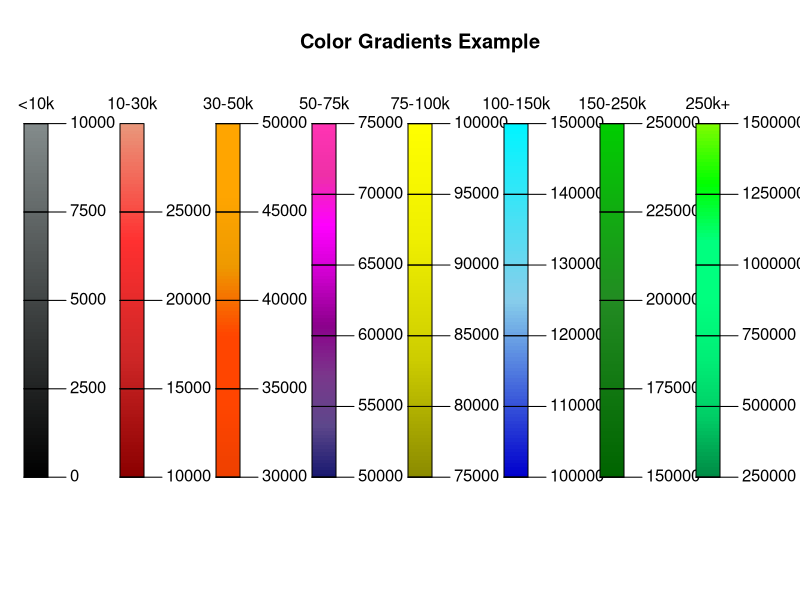
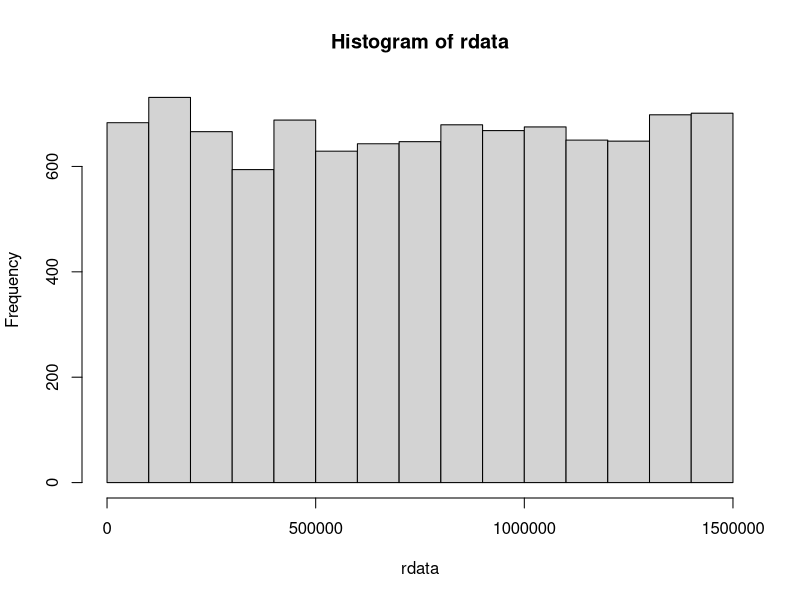

Recreate these plots in R, in order. (Note: this script raises an error after producing the figures.)

##### CREATE COLOR GRADIENTS
#Visualize the Color Gradient Legend using SHAPE package 



install.packages("shape")
library(shape)
#shape package documentation: https://www.rdocumentation.org/packages/shape/versions/1.4.2


emptyplot(main = "Color Gradients Example")
#emptyplot	open a plot without axes, labels,...


colorlegend(posx = c(0.03,0.06), 
            col = intpalette(c("black","azure4"), 100), 
            zlim = c(0, 10000), zval = c(0,2500,5000,7500,10000),main="<10k",digit=0)

#colorlegend	adds a color legend to a plot
#format: intpalette(inputcol, numcol = length(x.to), x.from = NULL, x.to = NULL)
#posx: relative position of left and right edge of color bar on first axis, [0,1]
#zlim: two-valued vector, the minimum and maximum z values
#zval: a vector of z-values to label legend.

colorlegend(posx = c(0.15, 0.18), 
            col = intpalette(c("darkred","firebrick3","firebrick1","darksalmon"), 100), 
            #decimals like 4.25 may not work in displays (zval)
            #it will be rounded to 4 if we are not using the digit function i.e.,
            #digit = 1
            #cex = 1, size relative to the original
            zlim = c(10000, 30000), zval = c(10000,15000,20000,25000,50000),main="10-30k")

colorlegend(posx = c(0.27, 0.30), 
            col = intpalette(c("orangered2","orangered1","orangered","orange2","orange1","orange"), 100), 
            zlim = c(30000,50000), zval = c(30000,35000,40000,45000,50000),main="30-50k")

colorlegend(posx = c(0.39, 0.42), 
            col = intpalette(c("midnightblue","mediumpurple4","mediumorchid4","magenta4","magenta3","magenta","maroon2","maroon1"), 100), 
            zlim = c(50000,75000), zval = c(50000,55000,60000,65000,70000,75000),main="50-75k")

colorlegend(posx = c(0.51, 0.54), 
            col = intpalette(c("yellow4","yellow3","yellow2","yellow"), 100), 
            zlim = c(75000,100000), zval = c(75000,80000,85000,90000,95000,100000),main="75-100k")

colorlegend(posx = c(0.63, 0.66), 
            col = intpalette(c("mediumblue","skyblue","turquoise1"), 100), 
            zlim = c(100000,150000), zval = c(100000,110000,120000,130000,140000,150000),main="100-150k")

colorlegend(posx = c(0.75, 0.78), 
            col = intpalette(c("darkgreen","forestgreen","green3"), 100), 
            zlim = c(150000,250000), zval = c(150000,175000,200000,225000,250000),main="150-250k")

colorlegend(posx = c(0.87, 0.9), 
            col = intpalette(c("springgreen4","springgreen3","springgreen2","springgreen1","springgreen","green","lawngreen"), 100), 
            zlim = c(250000,1500000), zval = c(250000,500000,750000,1000000,1250000,1500000),main="250k+")

install.packages("grDevices")
require("grDevices")

#library(help = "grDevices") will give you the documentation for the package
#?colorRampPalette
#colorRamp: interpolate a set of colors to create new color palettes (like topo.colors)

#Define the color gradients
c0Pal<-colorRampPalette(intpalette(c("black","azure4"), 100))
c1Pal<-colorRampPalette(intpalette(c("darkred","firebrick3","firebrick1","darksalmon"), 100))
c2Pal<-colorRampPalette(intpalette(c("orangered2","orangered1","orangered","orange2","orange1","orange"), 100))
c3Pal<-colorRampPalette(intpalette(c("midnightblue","mediumpurple4","mediumorchid4","magenta4","magenta3","magenta","maroon2","maroon1"), 100))
c4Pal<-colorRampPalette(intpalette(c("yellow4","yellow3","yellow2","yellow"), 100))
c5Pal<-colorRampPalette(intpalette(c("mediumblue","skyblue","turquoise1"), 100))
c6Pal<-colorRampPalette(intpalette(c("darkgreen","green3","green"), 100))
c7Pal<-colorRampPalette(intpalette(c("springgreen4","springgreen3","springgreen2","springgreen1","springgreen","green","lawngreen"), 100))

#Simulate 10,000 random points
rlong<-runif(10000,-95,-90)
rlat<-runif(10000,35,41)

#Simulate random values between 0 and 1,500,000.
rdata<-runif(10000,0,1500000)

#Visualize random data
hist(rdata)

#Create data frame
swcol<-data.frame(cbind(rlong,rlat,rdata))
head(swcol);dim(swcol);
colnames(swcol);
str(swcol);

##Subsetting depending on the variable value
swcol20<-swcol[which(swcol$rdata<10000),]
swcol2a<-swcol[swcol$rdata<30000&swcol$rdata>=10000,]
swcol2b<-swcol[swcol$rdata<50000&swcol$rdata>=30000,]
swcol2c<-swcol[swcol$rdata<75000&swcol$rdata>=50000,]
swcol2d<-swcol[swcol$rdata<100000&swcol$rdata>=75000,]
swcol2e<-swcol[swcol$rdata<150000&swcol$rdata>=100000,]
swcol2f<-swcol[swcol$rdata<250000&swcol$rdata>=150000,]
swcol2g<-swcol[swcol$rdata>=250000,]
nrow(swcol20)
nrow(swcol2a)
nrow(swcol2b)
nrow(swcol2c)
nrow(swcol2d)
nrow(swcol2e)
nrow(swcol2f)
nrow(swcol2g)

nrow(swcol20)+nrow(swcol2a)+nrow(swcol2b)+nrow(swcol2c)+nrow(swcol2d)+nrow(swcol2e)+nrow(swcol2f)+nrow(swcol2g)

#dim(swcol2f)

#Cutting the gradients into pieces=n(rows)
colsoil0<-c0Pal(10000)[as.numeric(cut(swcol20$rdata,breaks=10000))]
colsoila<-c1Pal(10000)[as.numeric(cut(swcol2a$rdata,breaks=10000))]
colsoilb<-c2Pal(10000)[as.numeric(cut(swcol2b$rdata,breaks=10000))]
colsoilc<-c3Pal(10000)[as.numeric(cut(swcol2c$rdata,breaks=10000))]
colsoild<-c4Pal(10000)[as.numeric(cut(swcol2d$rdata,breaks=10000))]
colsoile<-c5Pal(10000)[as.numeric(cut(swcol2e$rdata,breaks=10000))]
colsoilf<-c6Pal(10000)[as.numeric(cut(swcol2f$rdata,breaks=10000))]
colsoilg<-c7Pal(10000)[as.numeric(cut(swcol2g$rdata,breaks=10000))]
#you can change breaks and c-pal to anything depending on how you wwant to cut

#adding a column - i.e., assigned gradient
swcol20<-cbind(swcol20,colsoil0)
swcol2a<-cbind(swcol2a,colsoila)
swcol2b<-cbind(swcol2b,colsoilb)
swcol2c<-cbind(swcol2c,colsoilc)
swcol2d<-cbind(swcol2d,colsoild)
swcol2e<-cbind(swcol2e,colsoile)
swcol2f<-cbind(swcol2f,colsoilf)
swcol2g<-cbind(swcol2g,colsoilg)

#dim(swcol2f)
#head(swcol2f)
#colnames(swcol2f)

###Have common names for column to bind the data frame
colnames(swcol20)[ncol(swcol20)]<-"colsoil"
colnames(swcol2a)[ncol(swcol2a)]<-"colsoil"
colnames(swcol2b)[ncol(swcol2b)]<-"colsoil"
colnames(swcol2c)[ncol(swcol2c)]<-"colsoil"
colnames(swcol2d)[ncol(swcol2d)]<-"colsoil"
colnames(swcol2e)[ncol(swcol2e)]<-"colsoil"
colnames(swcol2f)[ncol(swcol2f)]<-"colsoil"
colnames(swcol2g)[ncol(swcol2g)]<-"colsoil"

swcol2<-rbind(swcol2g,swcol2f,swcol2e,swcol2d,swcol2c,swcol2b,swcol2a,swcol20)
swcol2<-cbind(swcol2,t(col2rgb(swcol2$colsoil)/255))
#why 255 here? - 255 shades?

head(swcol2);dim(swcol2);

swcol3<-swcol2
#Spatial Format

#install.packages("sp")
#require(sp)
coordinates(swcol3)<-c("rlong","rlat")

str(swcol3)

#bounding box buffer
xmin<-swcol3@bbox[1,1]-.1*(swcol3@bbox[1,2]-swcol3@bbox[1,1])
xmax<-swcol3@bbox[1,2]+.1*(swcol3@bbox[1,2]-swcol3@bbox[1,1])
ymin<-swcol3@bbox[2,1]-.1*(swcol3@bbox[2,2]-swcol3@bbox[2,1])
ymax<-swcol3@bbox[2,2]-.1*(swcol3@bbox[2,2]-swcol3@bbox[2,1])

#install.packages("maps")
#require(maps)
map("world",col="#ffffff",fill=TRUE,bg="white",lwd=0.05,xlim=c(xmin,xmax), ylim = c(ymin,ymax));
map("usa",col="#f2f2f2",fill=TRUE,bg="white",lwd=0.05,add=TRUE);
map("state",add=TRUE)

#plot the points
points(swcol3,pch=15,cex=0.8,col=swcol3$colsoil)


